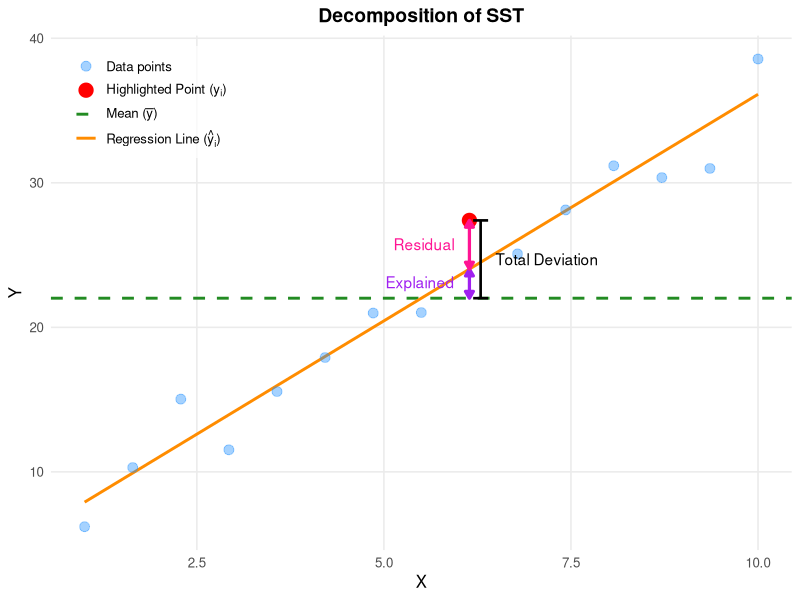

This chart was generated by the following R code:
## ---- chunk 1
#| fig-width: 10
#| fig-height: 5

library(ggplot2)

# 1. Generate synthetic data
set.seed(2)
x <- seq(1, 10, length.out = 15)
y <- 3 * x + 5 + rnorm(length(x), mean = 0, sd = 2)
df <- data.frame(x = x, y = y)

# 2. Fit linear model and compute predictions
fit <- lm(y ~ x, data = df)
df$y_pred <- predict(fit)
y_mean <- mean(df$y)

# 3. Select point with the largest positive residual
residuals <- df$y - df$y_pred
idx <- which.max(residuals)
xi <- df$x[idx]
yi <- df$y[idx]
y_pred_i <- df$y_pred[idx]

# 4. Construct ggplot
ggplot(df, aes(x = x, y = y)) +
  # Reference Lines: Mean & Fitted Regression
  geom_hline(aes(yintercept = y_mean, color = "Mean (bar(y))"), 
             linetype = "dashed", linewidth = 1) +
  geom_line(aes(y = y_pred, color = "Regression Line (hat(y)[i])"), 
            linewidth = 1) +
  
  # Scatter points
  geom_point(aes(color = "Data points"), size = 3, alpha = 0.4) +
  geom_point(data = data.frame(x = xi, y = yi), 
             aes(x = x, y = y, color = "Highlighted Point (y[i])"), 
             size = 4.5) +

  # ESS Component (Mean to Regression Line)
  annotate("segment", x = xi, xend = xi, y = y_mean, yend = y_pred_i,
           colour = "purple", linewidth = 1.1,
           arrow = arrow(ends = "both", length = unit(0.2, "cm"), type = "closed")) +
  annotate("text", x = xi - 0.2, y = (y_pred_i + y_mean) / 2,
           label = "Explained\n(hat(y)[i] - bar(y))", parse = TRUE,
           color = "purple", hjust = 1, vjust = 0.5, fontface = "bold") +

  # RSS Component (Regression Line to Observed Point)
  annotate("segment", x = xi, xend = xi, y = y_pred_i, yend = yi,
           colour = "deeppink", linewidth = 1.1,
           arrow = arrow(ends = "both", length = unit(0.2, "cm"), type = "closed")) +
  annotate("text", x = xi - 0.2, y = (yi + y_pred_i) / 2,
           label = "Residual\n(y[i] - hat(y)[i])", parse = TRUE,
           color = "deeppink", hjust = 1, vjust = 0.5, fontface = "bold") +

  # TSS Component (Total Deviation Bracket)
  annotate("segment", x = xi + 0.15, xend = xi + 0.15, y = y_mean, yend = yi,
           colour = "black", linewidth = 0.9) +
  annotate("segment", x = xi + 0.05, xend = xi + 0.25, y = y_mean, yend = y_mean,
           colour = "black", linewidth = 0.9) +
  annotate("segment", x = xi + 0.05, xend = xi + 0.25, y = yi, yend = yi,
           colour = "black", linewidth = 0.9) +
  annotate("text", x = xi + 0.35, y = (yi + y_mean) / 2,
           label = "Total~Deviation\n(y[i] - bar(y))", parse = TRUE,
           color = "black", hjust = 0, vjust = 0.5, fontface = "bold") +

  # Aesthetic Mapping & Legend Configuration
  scale_color_manual(
    name = NULL,
    values = c(
      "Data points" = "dodgerblue",
      "Highlighted Point (y[i])" = "red",
      "Mean (bar(y))" = "forestgreen",
      "Regression Line (hat(y)[i])" = "darkorange"
    ),
    labels = c(
      "Data points" = "Data points",
      "Highlighted Point (y[i])" = expression("Highlighted Point (" * y[i] * ")"),
      "Mean (bar(y))" = expression("Mean (" * bar(y) * ")"),
      "Regression Line (hat(y)[i])" = expression("Regression Line (" * hat(y)[i] * ")")
    ),
    breaks = c("Data points", "Highlighted Point (y[i])", "Mean (bar(y))", "Regression Line (hat(y)[i])")
  ) +
  labs(
    title = "Decomposition of SST",
    x = "X",
    y = "Y"
  ) +
  theme_minimal(base_size = 12) +
  theme(
    plot.title = element_text(face = "bold", size = 14, hjust = 0.5),
    legend.position = c(0.02, 0.98),
    legend.justification = c(0, 1),
    legend.background = element_rect(fill = alpha("white", 0.7), color = NA),
    panel.grid.minor = element_blank()
  )
